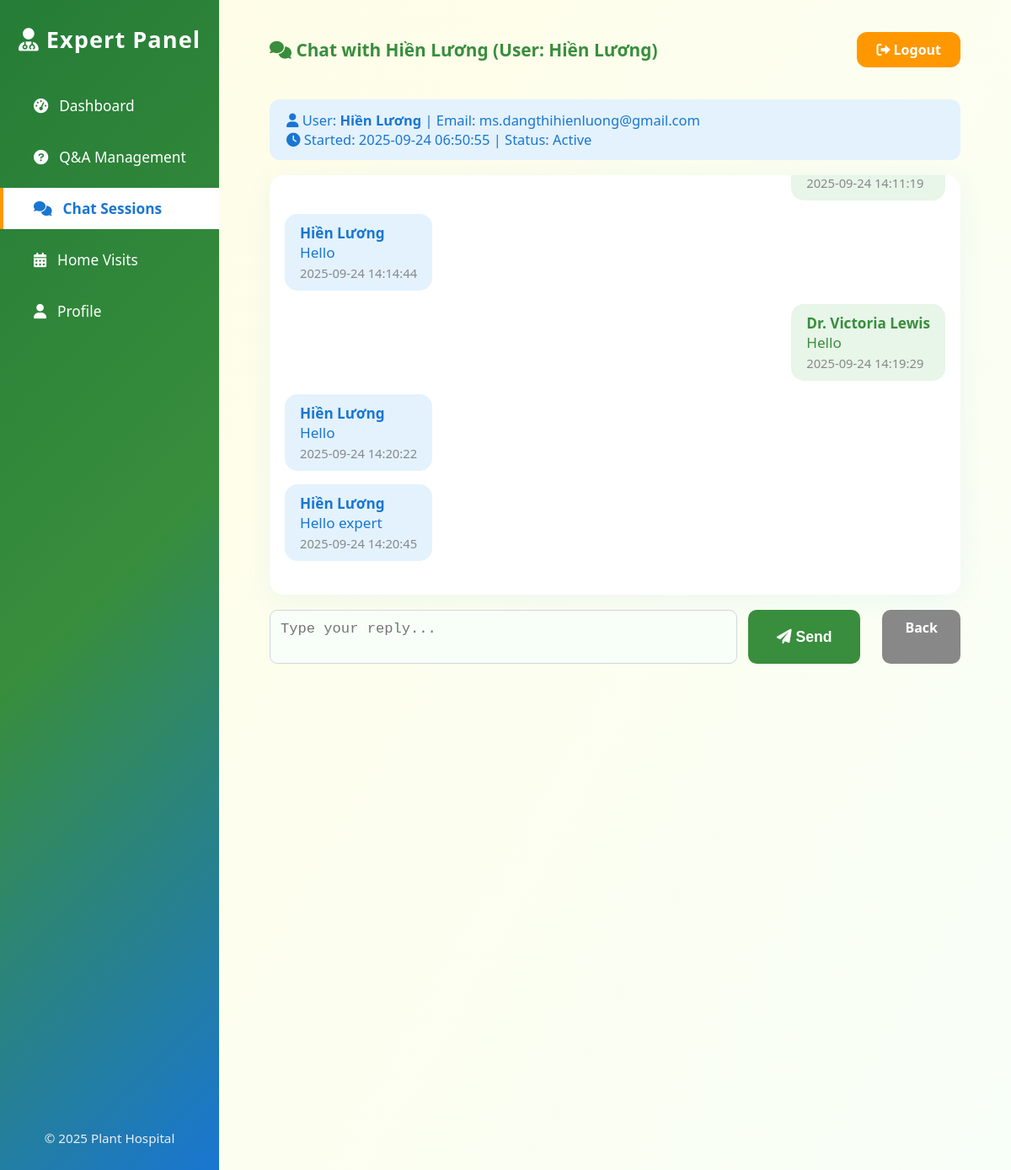
The page /expert/chat-session/1 (signed in) on the database its author committed.
### tables this page shows
CREATE TABLE user (
  id INTEGER PRIMARY KEY AUTOINCREMENT,
  username TEXT UNIQUE NOT NULL,
  email TEXT UNIQUE NOT NULL,
  password TEXT NOT NULL,
  created_at TIMESTAMP NOT NULL DEFAULT CURRENT_TIMESTAMP
);

CREATE TABLE chat_session (
    id INTEGER PRIMARY KEY AUTOINCREMENT,
    user_id INTEGER NOT NULL,
    expert_id INTEGER NOT NULL,
    started_at TIMESTAMP DEFAULT CURRENT_TIMESTAMP,
    last_message_at TIMESTAMP DEFAULT CURRENT_TIMESTAMP,
    status TEXT DEFAULT 'active',
    FOREIGN KEY(user_id) REFERENCES user(id),
    FOREIGN KEY(expert_id) REFERENCES experts(id)
);

CREATE TABLE chat_message (
    id INTEGER PRIMARY KEY AUTOINCREMENT,
    session_id INTEGER NOT NULL,
    sender_type TEXT NOT NULL, -- 'user' hoặc 'expert'
    sender_id INTEGER,         -- id của người gửi (user hoặc expert)
    content TEXT,
    image_path TEXT,
    timestamp TIMESTAMP DEFAULT CURRENT_TIMESTAMP,
    is_read BOOLEAN DEFAULT 0,
    FOREIGN KEY(session_id) REFERENCES chat_session(id)
);

### flaskr/expert.py (the view, shortened to what this page needs)
@bp.route('/chat-session/<int:session_id>', methods=['GET', 'POST'])
@expert_required
def chat_session_detail(session_id):
    db = get_db()
    expert_id = session.get('expert_id')
    session_info = db.execute(
        '''
        SELECT cs.*, u.username, u.email FROM chat_session cs
        JOIN user u ON cs.user_id = u.id
        WHERE cs.id = ? AND cs.expert_id = ?
        ''',
        (session_id, expert_id)
    ).fetchone()
    if not session_info:
        flash('Chat session not found or access denied.', 'error')
        return redirect(url_for('expert.chat_sessions'))
    messages = db.execute(
        '''
        SELECT cm.*,
            CASE WHEN cm.sender_type='user' THEN u.username ELSE e.name END as sender_name
        FROM chat_message cm
        LEFT JOIN user u ON cm.sender_type='user' AND cm.sender_id=u.id
        LEFT JOIN experts e ON cm.sender_type='expert' AND cm.sender_id=e.id
        WHERE cm.session_id = ?
        ORDER BY cm.timestamp ASC
        ''',
        (session_id,)
    ).fetchall()
    return render_template('expert/chat_session_detail.html', session=session_info, messages=messages)

### flaskr/auth.py (called while the page is built)
@bp.before_app_request
def load_logged_in_user():
    user_id = session.get('user_id')
    if user_id is None:
        g.user = None
    else:
        g.user = get_db().execute(
            'SELECT * FROM user WHERE id = ?', (user_id,)
        ).fetchone()

### flaskr/db.py (called while the page is built)
def get_db():
    if 'db' not in g:
        g.db = sqlite3.connect(
            current_app.config['DATABASE'],
            detect_types=sqlite3.PARSE_DECLTYPES
        )
        g.db.row_factory = sqlite3.Row
    return g.db

### flaskr/expert.py (called while the page is built)
def expert_required(view):
    from functools import wraps
    def wrapped_view(**kwargs):
        if not session.get('is_expert'):
            return redirect(url_for('auth.login_expert'))
        return view(**kwargs)
    return wraps(view)(wrapped_view)

### flaskr/templates/expert/chat_session_detail.html (shortened to what this page needs)
<!DOCTYPE html>
<html lang="en">
  <head>
    <link
      rel="stylesheet"
      href="https://cdnjs.cloudflare.com/ajax/libs/font-awesome/6.0.0-beta3/css/all.min.css"
    />
  </head>
  <body>
    <div class="dashboard-container">
      <aside class="sidebar">
        <div class="logo"><i class="fas fa-user-md"></i> Expert Panel</div>
        <nav>
          <a href="{{ url_for('expert_dashboard') }}"
            ><i class="fas fa-tachometer-alt"></i> Dashboard</a
          >
          <a href="{{ url_for('expert.questions') }}"
            ><i class="fas fa-question-circle"></i> Q&A Management</a
          >
          <a href="{{ url_for('expert.chat_sessions') }}" class="active"
            ><i class="fas fa-comments"></i> Chat Sessions</a
          >
          <a href="#"><i class="fas fa-calendar-alt"></i> Home Visits</a>
          <a href="#"><i class="fas fa-user"></i> Profile</a>
        </nav>
        <div class="sidebar-footer">&copy; 2025 Plant Hospital</div>
      </aside>
      <main class="main-content">
        <div class="dashboard-header">
          <div class="welcome">
            <i class="fas fa-comments"></i> Chat with {{ session.username }}
            (User: {{ session.username }})
          </div>
          <a href="{{ url_for('auth.logout') }}" class="logout-btn">
            <i class="fas fa-sign-out-alt"></i> Logout
          </a>
        </div>
        <div class="chat-info">
          <i class="fas fa-user"></i> User:
          <strong>{{ session.username }}</strong> | Email: {{ session.email
          }}<br />
          <i class="fas fa-clock"></i> Started: {{ session.started_at }} |
          Status: {{ session.status.capitalize() }}
        </div>
        <div class="chat-history" id="chat-history">
          {% for msg in messages %}
          <div class="msg-row">
            <div
              class="msg-bubble {% if msg.sender_type == 'expert' %}msg-expert{% else %}msg-user{% endif %}"
            >
              <strong>{{ msg.sender_name }}</strong><br />
              {{ msg.content }}
              <div class="msg-meta">{{ msg.timestamp }}</div>
            </div>
          </div>
          {% else %}
          <div style="color: #888">No messages yet.</div>
          {% endfor %}
        </div>
        <form method="post" class="chat-send-form">
          <textarea
            name="message"
            placeholder="Type your reply..."
            required
            rows="2"
          ></textarea>
          <button type="submit"><i class="fas fa-paper-plane"></i> Send</button>
          <a href="{{ url_for('expert.chat_sessions') }}" class="btn-back"
            >Back</a
          >
        </form>
      </main>
    </div>
  </body>
</html>

### flaskr/templates/expert/chat_session_detail.html (style rules this page uses)
body { background: linear-gradient(120deg, #e3f2fd 0%, #e8f5e9 100%); font-family: "Segoe UI", Arial, sans-serif; margin: 0; min-height: 100vh; color: #333; }
.dashboard-container { display: flex; min-height: 100vh; }
.sidebar { width: 260px; background: linear-gradient( 135deg, #257c36 0%, #388e3c 50%, #1976d2 100% ); color: #fff; display: flex; flex-direction: column; padding: 28px 0; box-shadow: 2px 0 18px #2196f322; }
.sidebar .logo { font-size: 1.7rem; font-weight: 700; text-align: center; margin-bottom: 36px; letter-spacing: 1px; color: #fff; }
.sidebar nav { display: flex; flex-direction: column; gap: 12px; flex: 1; }
.sidebar a { color: #fff; text-decoration: none; padding: 13px 36px; font-size: 1.08rem; display: flex; align-items: center; gap: 13px; border-left: 4px solid transparent; transition: background 0.18s, border 0.18s, color 0.18s; }
.sidebar a.active, .sidebar a:hover { background: #fff; color: #1976d2; border-left: 4px solid #ff9800; font-weight: 600; }
.sidebar .sidebar-footer { margin-top: auto; text-align: center; font-size: 0.95rem; color: #eee; padding: 20px 0 0 0; }
.main-content { flex: 1; padding: 38px 5vw 0 5vw; background: linear-gradient(120deg, #fffde7 0%, #f8fff8 100%); min-height: 100vh; }
.dashboard-header { display: flex; justify-content: space-between; align-items: center; margin-bottom: 38px; }
.dashboard-header .welcome { font-size: 1.3rem; font-weight: 600; color: #388e3c; }
.dashboard-header .logout-btn { background: #ff9800; color: #fff; border: none; border-radius: 12px; padding: 10px 23px; font-weight: 600; font-size: 1rem; cursor: pointer; transition: background 0.2s; text-decoration: none; }
.chat-info { background: #e3f2fd; border-radius: 12px; padding: 13px 20px; margin-bottom: 18px; color: #1976d2; font-size: 1.03rem; font-weight: 500; }
.chat-history { background: #fff; border-radius: 17px; box-shadow: 0 5px 32px #2196f311; padding: 24px 18px; max-height: 450px; overflow-y: auto; margin-bottom: 18px; }
.msg-row { margin-bottom: 16px; display: flex; align-items: flex-end; }
.msg-bubble { padding: 11px 18px; border-radius: 15px; font-size: 1.07rem; max-width: 65%; }
.msg-expert { background: #e8f5e9; color: #388e3c; margin-left: auto; }
.msg-user { background: #e3f2fd; color: #1976d2; margin-right: auto; }
.msg-meta { font-size: 0.92rem; color: #888; margin-top: 3px; }
.chat-send-form { display: flex; gap: 13px; margin-top: 13px; }
.chat-send-form textarea { flex: 1; border-radius: 9px; border: 1.5px solid #cfd8dc; font-size: 1.07rem; background: #f8fff8; padding: 12px; resize: none; }
.chat-send-form button { background: #388e3c; color: #fff; border: none; border-radius: 10px; padding: 11px 34px; font-weight: 600; font-size: 1.1rem; cursor: pointer; transition: background 0.18s; }
.btn-back { background: #888; color: #fff; border: none; border-radius: 10px; padding: 10px 27px; font-weight: 600; font-size: 1rem; cursor: pointer; margin-left: 13px; text-decoration: none; }

### rows shown on the page
user: username "Hiền Lương", email "ms.dangthihienluong@gmail.com"
chat_session: started_at "2025-09-24 06:50:55", status "Active"
chat_message: timestamp "2025-09-24 14:11:19"
chat_message: sender_name "Hiền Lương", content "Hello", timestamp "2025-09-24 14:14:44"
chat_message: sender_name "Dr. Victoria Lewis", content "Hello", timestamp "2025-09-24 14:19:29"
chat_message: sender_name "Hiền Lương", content "Hello", timestamp "2025-09-24 14:20:22"
chat_message: sender_name "Hiền Lương", content "Hello expert", timestamp "2025-09-24 14:20:45"
